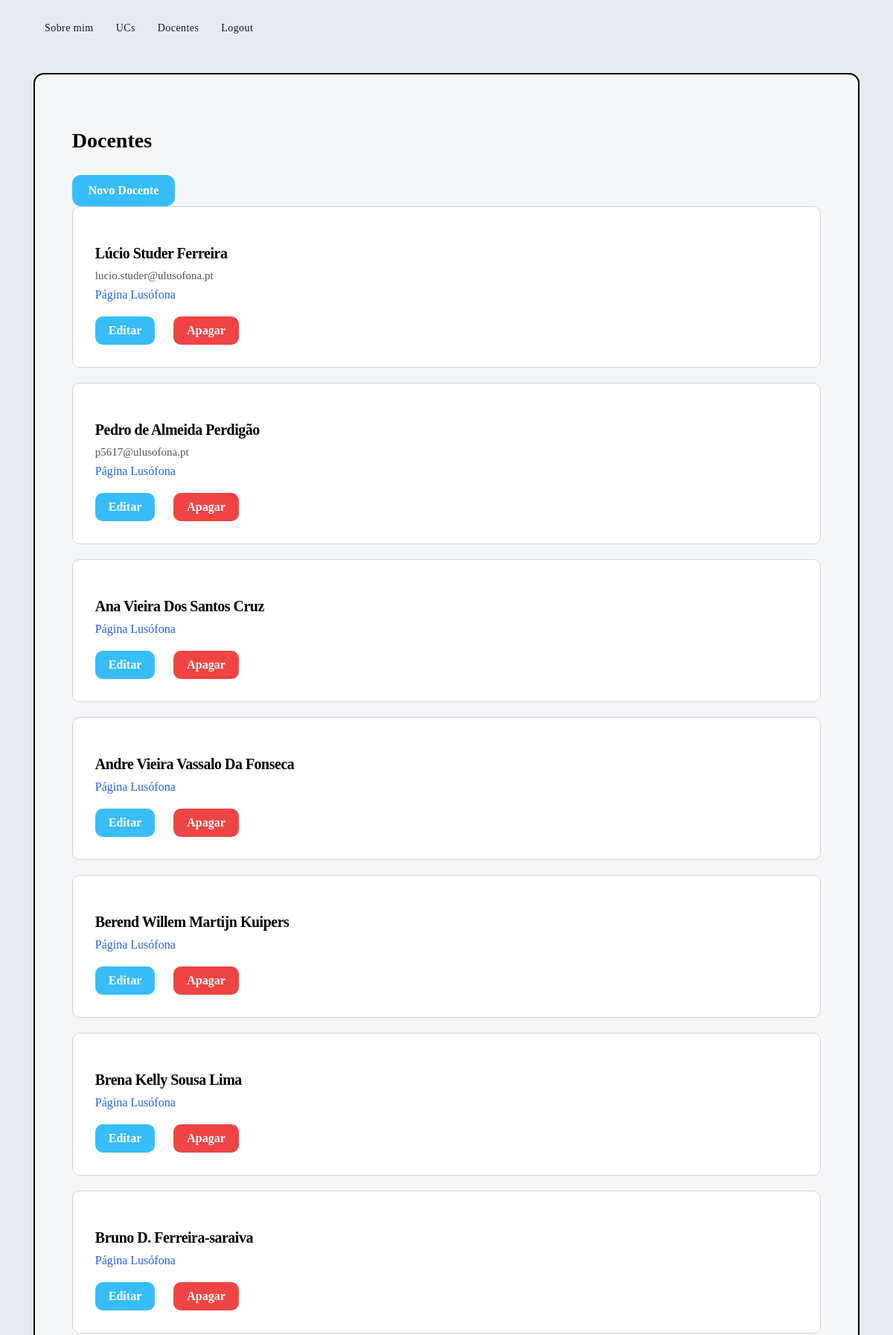
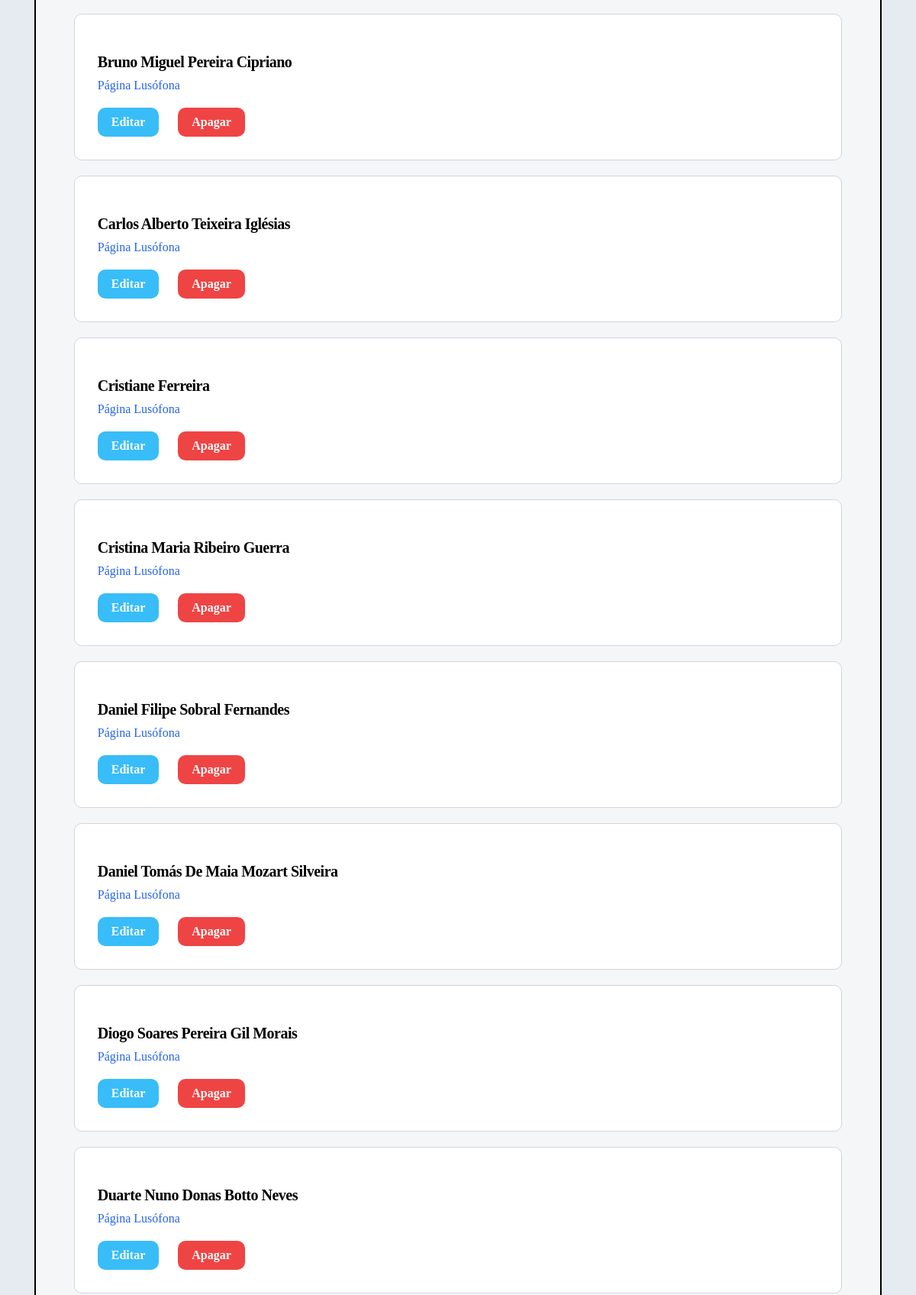
The page /docentes/ (signed in, upper part) on the database its author committed (2 pictures, top to bottom).
### portfolio/models.py (models this page shows, shortened)
class Docente(models.Model):
    nome = models.CharField(max_length=200)
    email = models.EmailField(blank=True)
    pagina_lusofona = models.URLField(blank=True)
    unidades = models.ManyToManyField(UnidadeCurricular, blank=True)

### portfolio/views.py (the view)
def docentes_view(request):
    docentes = Docente.objects \
        .prefetch_related('unidades') \
        .all()
    return render(
        request,
        'portfolio/docentes.html',
        {'docentes': docentes}
    )

### portfolio/templates/portfolio/docentes.html
{% extends "portfolio/base.html" %}
{% block content %}
<section class="content-box">
    <h2 class="page-title">Docentes</h2>
    {% if request.user.is_authenticated %}
    <div class="top-actions">
        <a href="{% url 'criar_docente' %}" class="btn">
            Novo Docente
        </a>
    </div>
    {% endif %}
    {% for docente in docentes %}
    <div class="card">
        <h3>{{ docente.nome }}</h3>
        <p>{{ docente.email }}</p>
        <a href="{{ docente.pagina_lusofona }}" target="_blank">
            Página Lusófona
        </a>
        {% if request.user.is_authenticated %}
        <div class="actions">
            <a href="{% url 'editar_docente' docente.id %}" class="btn">
                Editar
            </a>
            <a href="{% url 'apagar_docente' docente.id %}" class="btn-delete">
                Apagar
            </a>
        </div>
        {% endif %}
    </div>
    {% endfor %}
</section>
{% endblock %}

### portfolio/static/portfolio/styles.css (style rules this page uses)
body { background:#e6ebf2; }
.content-box { background:#f5f6f8; border:2px solid black; border-radius:14px; padding:50px; width:85%; margin:40px auto; }
.page-title { font-size:28px; margin-bottom:30px; }
.card { background:white; border-radius:10px; padding:30px; margin-bottom:20px; border:1px solid #d1d5db; transition:all 0.2s ease; }
.card h3 { margin-bottom:10px; font-size:20px; line-height:1.2; letter-spacing:-0.5px; }
.card p { margin:8px 0; font-size:15px; color:#4b5563; }
.actions { display:flex; gap:15px; margin-top:20px; }
.actions .btn { background:#38bdf8; color:white; padding:10px 18px; border-radius:10px; text-decoration:none; font-weight:bold; display:inline-block; }
.actions .btn-delete { background:#ef4444; color:white; padding:10px 18px; border-radius:10px; text-decoration:none; font-weight:bold; display:inline-block; }
.btn { display: inline-block; padding: 12px 22px; background-color: #38bdf8; color: white; text-decoration: none; border-radius: 12px; font-weight: bold; margin-right: 10px; transition: 0.3s; }
.btn-delete { display: inline-block; padding: 12px 22px; background-color: #ef4444; color: white; text-decoration: none; border-radius: 12px; font-weight: bold; transition: 0.3s; }
.card a { text-decoration:none; color:#2563eb; font-weight:500; position:relative; transition:0.2s ease; }
.card a::after { content:""; position:absolute; left:0; bottom:-2px; width:0; height:1px; background:#2563eb; transition:width 0.2s ease; }
.card a:not(.btn):not(.btn-delete) { color:#2563eb; text-decoration:none; font-weight:500; position:relative; width:fit-content; display:inline-block; }
.card a:not(.btn):not(.btn-delete)::after { content:""; position:absolute; left:0; bottom:-2px; width:0; height:1px; background:#2563eb; transition:0.2s; }
.btn, .btn:visited, .btn:focus { color:white !important; }
.btn-delete, .btn-delete:visited, .btn-delete:focus { color:white !important; }

### rows shown on the page
Docente: nome "Lúcio Studer Ferreira", email "lucio.studer@ulusofona.pt"
Docente: nome "Pedro de Almeida Perdigão", email "p5617@ulusofona.pt"
Docente: nome "Ana Vieira Dos Santos Cruz"
Docente: nome "Andre Vieira Vassalo Da Fonseca"
Docente: nome "Berend Willem Martijn Kuipers"
Docente: nome "Brena Kelly Sousa Lima"
Docente: nome "Bruno D. Ferreira-saraiva"
Docente: nome "Bruno Miguel Pereira Cipriano"
Docente: nome "Carlos Alberto Teixeira Iglésias"
Docente: nome "Cristiane Ferreira"
Docente: nome "Cristina Maria Ribeiro Guerra"
Docente: nome "Daniel Filipe Sobral Fernandes"
Docente: nome "Daniel Tomás De Maia Mozart Silveira"
Docente: nome "Diogo Soares Pereira Gil Morais"
Docente: nome "Duarte Nuno Donas Botto Neves"
